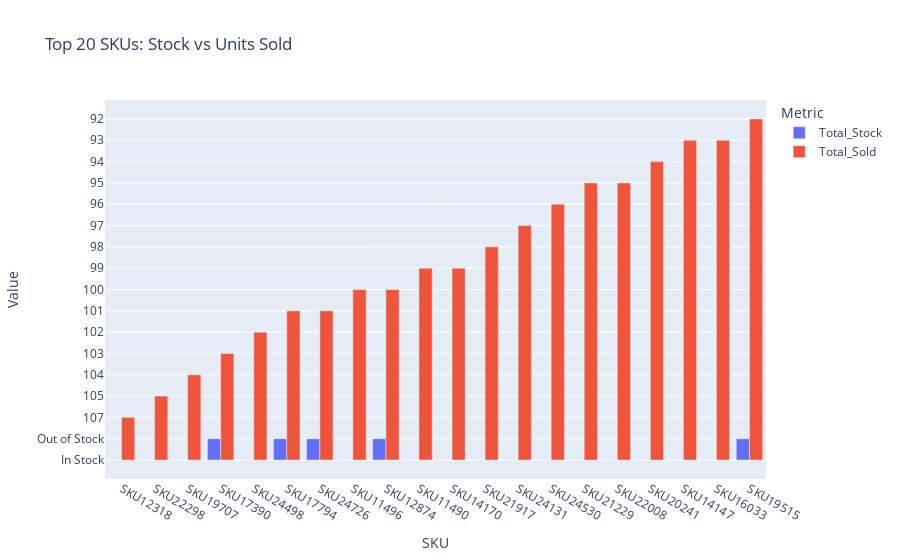

The notebook cell this image was saved under:
### Markdown cell above
top 20 sku by orders and stock

### Code cell
total_sku= sku_summary.nlargest(20,'Total_Sold')
melted = total_sku.melt(id_vars='SKU', 
                         value_vars=['Total_Stock', 'Total_Sold'], 
                         var_name='Metric', 
                         value_name='Value')




fig = px.bar(melted,
             x='SKU', 
             y='Value', 
             color='Metric', 
             barmode='group',
             title='Top 20 SKUs: Stock vs Units Sold')

fig.show()

### Figure 1 — Plotly figure (JSON) as saved in the notebook; plotly's stock layout.template omitted (floating-point values rounded to 4 significant figures)
{"data": [{"alignmentgroup": "True", "hovertemplate": "Metric=Total_Stock<br>SKU=%{x}<br>Value=%{y}<extra></extra>", "legendgroup": "Total_Stock", "marker": {"color": "#636efa", "pattern": {"shape": ""}}, "name": "Total_Stock", "offsetgroup": "Total_Stock", "orientation": "v", "showlegend": true, "textposition": "auto", "type": "bar", "x": ["SKU12318", "SKU22298", "SKU19707", "SKU17390", "SKU24498", "SKU17794", "SKU24726", "SKU11496", "SKU12874", "SKU11490", "SKU14170", "SKU21917", "SKU24131", "SKU24530", "SKU21229", "SKU22008", "SKU20241", "SKU14147", "SKU16033", "SKU19515"], "xaxis": "x", "y": ["In Stock", "In Stock", "In Stock", "Out of Stock", "In Stock", "Out of Stock", "Out of Stock", "In Stock", "Out of Stock", "In Stock", "In Stock", "In Stock", "In Stock", "In Stock", "In Stock", "In Stock", "In Stock", "In Stock", "In Stock", "Out of Stock"], "yaxis": "y"}, {"alignmentgroup": "True", "hovertemplate": "Metric=Total_Sold<br>SKU=%{x}<br>Value=%{y}<extra></extra>", "legendgroup": "Total_Sold", "marker": {"color": "#EF553B", "pattern": {"shape": ""}}, "name": "Total_Sold", "offsetgroup": "Total_Sold", "orientation": "v", "showlegend": true, "textposition": "auto", "type": "bar", "x": ["SKU12318", "SKU22298", "SKU19707", "SKU17390", "SKU24498", "SKU17794", "SKU24726", "SKU11496", "SKU12874", "SKU11490", "SKU14170", "SKU21917", "SKU24131", "SKU24530", "SKU21229", "SKU22008", "SKU20241", "SKU14147", "SKU16033", "SKU19515"], "xaxis": "x", "y": [107, 105, 104, 103, 102, 101, 101, 100, 100, 99, 99, 98, 97, 96, 95, 95, 94, 93, 93, 92], "yaxis": "y"}], "layout": {"barmode": "group", "legend": {"title": {"text": "Metric"}, "tracegroupgap": 0}, "title": {"text": "Top 20 SKUs: Stock vs Units Sold"}, "xaxis": {"anchor": "y", "domain": [0, 1], "title": {"text": "SKU"}}, "yaxis": {"anchor": "x", "domain": [0, 1], "title": {"text": "Value"}}}}
